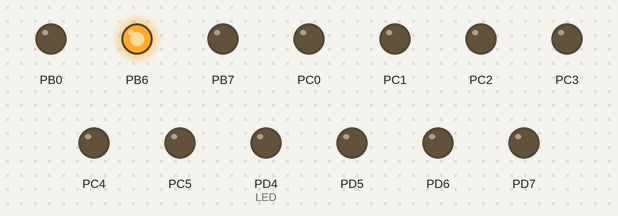
Simulated run of this program. Board: ATmega8, built with avr-gcc and emulated at 8 MHz. Parts: output pins drawn as LEDs (lit = HIGH).

Above: at 0.05 s.
At 0.35 s:
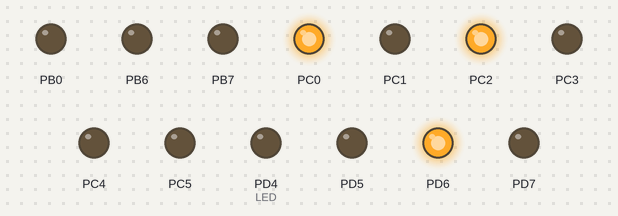
At 0.75 s:
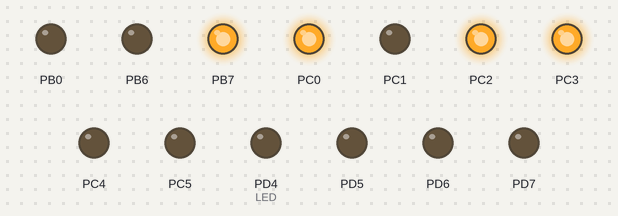
At 1.45 s:
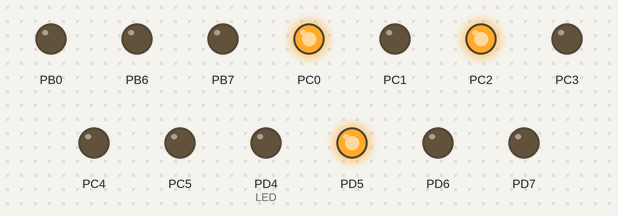
At 2.15 s:
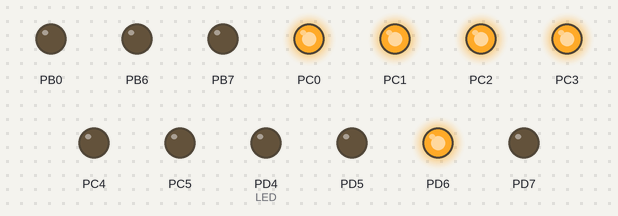
At 2.85 s:
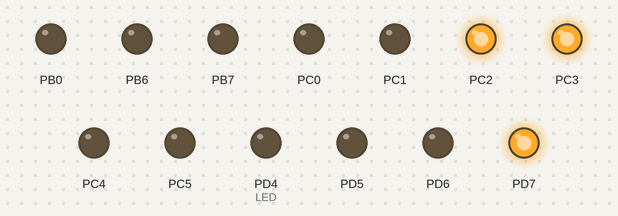
Timing chart, 0 to 3.1 s (numbered marks = the images above):
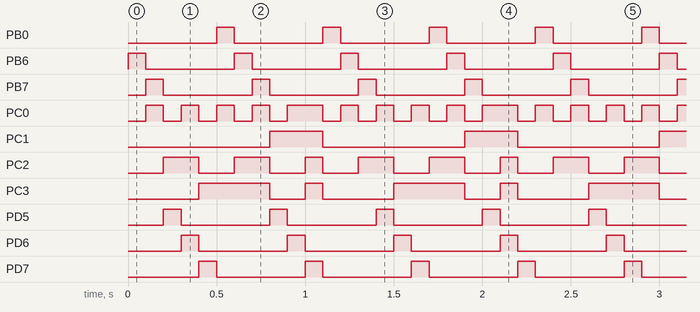

The program:

main.c
```c
/*
 * Created: 10.01.2022 15:29:55
 * Author: MikhnovetsA
 * Ïðîãðàììà äëÿ ÷àñîâ íà ãàçîðàçðÿäíûõ èíäèêàòîðàõ ÈÍ-12 è ÌÊ ATmega8(88) íà ÿçûêå Ñè
 */
#define F_CPU 8000000UL

#include "all_include.h"

int main(void)
{
	ports_ini();	//Íàñòðîéêà ïîðòîâ

	//timers_ini(1024);	//Timers initialisation

	//sei();			//Interrupts enable

    while(1)
    {
		for(uint8_t i = 0; i <= 10; i++)
		{
			decoder(i);

			anode_switching();

			_delay_ms(100);
		}
	}
}
```

all_include.h
```c
/*
 * all_include.h
 *
 * Created: 14.01.2022 15:15:58
 *  Author: MikhnovetsA
 */


#ifndef ALL_INCLUDE_H_
#define ALL_INCLUDE_H_

#include <avr/io.h>
#include <avr/interrupt.h>
#include <util/delay.h>
#include "vars.h"
#include "ports_ini.h"
#include "timers_ini.h"
#include "functions.h"


#endif /* ALL_INCLUDE_H_ */
```

functions.c
```c
/*
 * functions.c
 *
 * Created: 13.01.2022 15:32:31
 *  Author: MikhnovetsA
 */

#include <avr/io.h>
//#include "vars.h"
```

functions.h
```c
/*
 * functions.h
 *
 * Created: 13.01.2022 15:30:47
 *  Author: MikhnovetsA
 */


#ifndef FUNCTIONS_H_
#define FUNCTIONS_H_


#endif /* FUNCTIONS_H_ */

void decoder(uint8_t a)		//Ôóíêöèÿ óïðàâëåíèÿ äåøèôðàòîðîì
{
	PORTC &= ~((1 << PB3) | (1 << PB2) | (1 << PB1) | (1 << PB0));	//Îáíóëÿåì, ÷òîáû ìóñîð íå êîïèëñÿ
	switch(a)
	{
		case 0: PORTC |= numbers[0];
			break;
		case 1: PORTC |= numbers[1];
			break;
		case 2: PORTC |= numbers[2];
			break;
		case 3: PORTC |= numbers[3];
			break;
		case 4: PORTC |= numbers[4];
			break;
		case 5: PORTC |= numbers[5];
			break;
		case 6: PORTC |= numbers[6];
			break;
		case 7: PORTC |= numbers[7];
			break;
		case 8: PORTC |= numbers[8];
			break;
		case 9: PORTC |= numbers[9];
			break;
		case 10: PORTC |= numbers[10];
			break;
	}
}
/*
void decoder2(uint8_t a)
{
	switch(a)
	{
		case 1: PORTC &= ~((1 << PB3) | (1 << PB2) | (1 << PB1)); PORTC |= (1 <<  PB0);	//1
			break;
		case 2: PORTC &= ~((1 << PB3) | (1 << PB1) | (1 << PB0)); PORTC |= (1 << PB2);	//2
			break;
		case 3: PORTC &= ~((1 << PB3) | (1 << PB1)); PORTC |= (1 << PB2) | (1 << PB0);	//3
			break;
		case 4: PORTC &= ~((1 << PB2) | (1 << PB1) | (1 << PB0)); PORTC |= (1 << PB3);	//4
			break;
		case 5: PORTC &= ~((1 << PB2) | (1 << PB1)); PORTC |= (1 << PB3) | (1 << PB0);	//5
			break;
		case 6: PORTC &= ~((1 << PB0) | (1 << PB1)); PORTC |= (1 << PB3) | (1 << PB2);	//6
			break;
		case 7: PORTC &= ~((1 << PB1)); PORTC |= (1 << PB3) | (1 << PB2) | (1 << PB0);	//7
			break;
		case 8: PORTC &= ~((1 << PB3) | (1 << PB2) | (1 << PB0)); PORTC |= (1 <<  PB1);	//8
			break;
		case 9: PORTC &= ~((1 << PB3) | (1 << PB2)); PORTC |= (1 << PB1) | (1 << PB0);	//9
			break;
		case 0: PORTC &= ~((1 << PB3) | (1 << PB2) | (1 << PB1) | (1 << PB0));			//0
			break;
	}
}
*/

void anode_switching(void)		//Ôóíêöèÿ ïåðåêëþ÷åíèÿ ëàìï
{
	switch(anode)	//Ñëåäèì çà ãëîáàëüíîé ïåðåìåííîé anode äëÿ ïåðåêëþ÷åíèÿ àíîäîâ
	{
		case 1:	PORTB |=  (1 << PB6);
		PORTB &= ~(1 << PB7);
		PORTD &= ~(1 << PD5);
		PORTD &= ~(1 << PD6);
		PORTD &= ~(1 << PD7);
		PORTB &= ~(1 << PB0);
			break;

		case 2: PORTB &= ~(1 << PB6);
		PORTB |=  (1 << PB7);
		PORTD &= ~(1 << PD5);
		PORTD &= ~(1 << PD6);
		PORTD &= ~(1 << PD7);
		PORTB &= ~(1 << PB0);
			break;

		case 3: PORTB &= ~(1 << PB6);
		PORTB &= ~(1 << PB7);
		PORTD |=  (1 << PD5);
		PORTD &= ~(1 << PD6);
		PORTD &= ~(1 << PD7);
		PORTB &= ~(1 << PB0);
			break;

		case 4: PORTB &= ~(1 << PB6);
		PORTB &= ~(1 << PB7);
		PORTD &= ~(1 << PD5);
		PORTD |=  (1 << PD6);
		PORTD &= ~(1 << PD7);
		PORTB &= ~(1 << PB0);
			break;

		case 5: PORTB &= ~(1 << PB6);
		PORTB &= ~(1 << PB7);
		PORTD &= ~(1 << PD5);
		PORTD &= ~(1 << PD6);
		PORTD |=  (1 << PD7);
		PORTB &= ~(1 << PB0);
			break;

		case 6: PORTB &= ~(1 << PB6);
		PORTB &= ~(1 << PB7);
		PORTD &= ~(1 << PD5);
		PORTD &= ~(1 << PD6);
		PORTD &= ~(1 << PD7);
		PORTB |=  (1 << PB0);
			break;
	}

	anode++;

	if(anode > 6) anode = 1;
}

void get_number(uint8_t number)
{

}

uint8_t display(uint8_t number)
{
	return 0;
}
```

timers_ini.c
```c
/*
 * timers_ini.c
 *
 * Created: 10.01.2022 16:28:58
 *  Author: MikhnovetsA
 */

#include <avr/io.h>

void timers_ini(uint16_t prescaler)
{
	//Prescaller Timer2
	/*
		/		CS22	CS21	CS20
		1		0		0		1
		8		0		1		0
		32		0		1		1
		64		1		0		0
		128		1		0		1
		256		1		1		0
		1024	1		1		1
	*/

	switch(prescaler)
	{
		case 1:		TCCR2 |= (1 << CS20);
					TCCR2 &= ~(1 << CS21);
					TCCR2 &= ~(1 << CS22);
			break;
		case 8:		TCCR2 &= ~(1 << CS20);
					TCCR2 |= (1 << CS21);
					TCCR2 &= ~(1 << CS22);
			break;
		case 32:	TCCR2 &= ~(1 << CS20);
					TCCR2 |= (1 << CS21);
					TCCR2 |= (1 << CS22);
			break;
		case 64:	TCCR2 &= ~(1 << CS20);
					TCCR2 &= ~(1 << CS21);
					TCCR2 |= (1 << CS22);
			break;
		case 128:	TCCR2 |= (1 << CS20);
					TCCR2 &= ~(1 << CS21);
					TCCR2 |= (1 << CS22);
			break;
		case 256:	TCCR2 &= ~(1 << CS20);
					TCCR2 |= (1 << CS21);
					TCCR2 |= (1 << CS22);
			break;
		case 1024:	TCCR2 |= (1 << CS20);
					TCCR2 |= (1 << CS21);
					TCCR2 |= (1 << CS22);
			break;
		default:	TCCR2 |= (1 << CS20);	//Ïî óìîë÷àíèþ \1024
					TCCR2 |= (1 << CS21);
					TCCR2 |= (1 << CS22);
	}


	//Reset Timer2 register
	TCNT2 = 0;

	//Interrupts for Timer1
	TIMSK |= TOIE2;		//Overflow interrupt enable
}
```

timers_ini.h
```c
/*
 * timers_ini.h
 *
 * Created: 10.01.2022 16:28:18
 *  Author: MikhnovetsA
 */


#ifndef TIMERS_INI_H_
#define TIMERS_INI_H_


#endif /* TIMERS_INI_H_ */

void timers_ini(uint16_t prescaler);
```

vars.h
```c
/*
 * vars.h
 *
 * Created: 10.01.2022 16:16:42
 *  Author: MikhnovetsA
 */


#ifndef VARS_H_
#define VARS_H_


#endif /* VARS_H_ */

//Ìàññèâ äëÿ äåøèôðàòîðà îò 0 äî 10 (ïðè ïîïûòêå îòîáðàçèòü 10 íè îäèí èíäèêàòîð ñâåòèòüñÿ íå áóäåò, òàê êàê íå çíàåò òàêîé öèôðû)
//Pins C B D A
uint8_t numbers[11] = {
	0b00000000,	//0
	0b00000001,	//1
	0b00000100,	//2
	0b00000101,	//3
	0b00001000,	//4
	0b00001001,	//5
	0b00001100,	//6
	0b00001101,	//7
	0b00000010,	//8
	0b00000011,	//9
	0b00001111,	//nothing
};

uint8_t anode = 1;		//for anodes change

uint8_t hours_high   = 0;
uint8_t hours_low    = 0;
uint8_t minutes_high = 0;
uint8_t minutes_low  = 0;
uint8_t seconds_high = 0;
uint8_t seconds_low  = 0;
```

ports_ini.c
```c
/*
 * ports_ini.c
 *
 * Created: 10.01.2022 15:46:54
 *  Author: MikhnovetsA
 */

#include <avr/io.h>

void ports_ini(void)		//Ports initialization
{
	//Port B
	DDRB |= (1 << PB0);		//T6
	DDRB &= ~(1 << PB1);	//Button1
	DDRB &= ~(1 << PB2);	//Button2
	DDRB &= ~(1 << PB3);	//Button3
	DDRB &= ~(1 << PB4);	//not wsed (only MISO)
	DDRB &= ~(1 << PB5);	//T_Sens
	DDRB |= (1 << PB6);		//T1
	DDRB |= (1 << PB7);		//T2

	PORTB &= ~(1 << PB0);	//low
	PORTB &= ~(1 << PB1);	//low
	PORTB &= ~(1 << PB2);	//low
	PORTB &= ~(1 << PB3);	//low
	PORTB &= ~(1 << PB4);	//low
	PORTB &= ~(1 << PB5);	//low
	PORTB &= ~(1 << PB6);	//low
	PORTB &= ~(1 << PB7);	//low

	//************************************

	//Port C
	DDRC |= (1 << PC0);		//Address A
	DDRC |= (1 << PC1);		//Address D
	DDRC |= (1 << PC2);		//Address B
	DDRC |= (1 << PC3);		//Address C
	DDRC |= (1 << PC4);		//DOT1
	DDRC |= (1 << PC5);		//DOT2

	PORTC &= ~(1 << PC0);	//low
	PORTC &= ~(1 << PC1);	//low
	PORTC &= ~(1 << PC2);	//low
	PORTC &= ~(1 << PC3);	//low
	PORTC &= ~(1 << PC4);	//low
	PORTC &= ~(1 << PC5);	//low

	//************************************

	//Port D
	DDRD &= ~(1 << PD0);	//Rx
	DDRD |= (1 << PD1);		//Tx
	DDRD &= ~(1 << PD2);	//SQW
	DDRD &= ~(1 << PD3);	//not used
	DDRD |= (1 << PD4);		//LED
	DDRD |= (1 << PD5);		//T3
	DDRD |= (1 << PD6);		//T4
	DDRD |= (1 << PD7);		//T5

	DDRD &= ~(1 << PD0);	//low
	DDRD &= ~(1 << PD1);	//low
	PORTD &= ~(1 << PD2);	//low
	PORTD &= ~(1 << PD3);	//low
	PORTD &= ~(1 << PD4);	//low
	PORTD &= ~(1 << PD5);	//low
	PORTD &= ~(1 << PD6);	//low
	PORTD &= ~(1 << PD7);	//low
}
```

ports_ini.h
```c
/*
 * ports_ini.h
 *
 * Created: 10.01.2022 15:44:02
 *  Author: MikhnovetsA
 */


#ifndef PORTS_INI_H_
#define PORTS_INI_H_


#endif /* PORTS_INI_H_ */

#define F_CPU 8000000UL

#include <avr/io.h>

void ports_ini(void);
```

Measured:
- by itself, PB0, PB6, PB7, PD5–7: alternates HIGH for 0.10 s and LOW for 0.50 s
- by itself, PC0: repeats every 1.1 s: 3 × (LOW 0.10 s, HIGH 0.10 s), LOW 0.10 s, HIGH 0.20 s, LOW 0.10 s, HIGH 0.10 s
- by itself, PC1: alternates HIGH for 0.30 s and LOW for 0.80 s
- by itself, PC2: repeats every 1.1 s: LOW 0.20 s, HIGH 0.20 s, LOW 0.20 s, HIGH 0.10 s, LOW 0.20 s, HIGH 0.20 s
- by itself, PC3: repeats every 1.1 s: LOW 0.20 s, HIGH 0.10 s, LOW 0.40 s, HIGH 0.40 s
